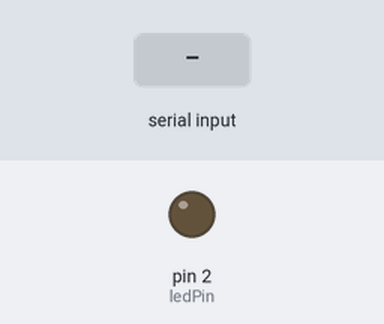
The sketch below on a simulated Arduino Uno, built with avr-gcc and run on an emulated ATmega328P. Parts: output pins drawn as LEDs (lit = HIGH). The test bench sets the inputs (shaded band). What the sketch prints to the serial monitor is not drawn.

Above: at 1.2 s.
1.3 s: "on" received over Serial
At 3.0 s:
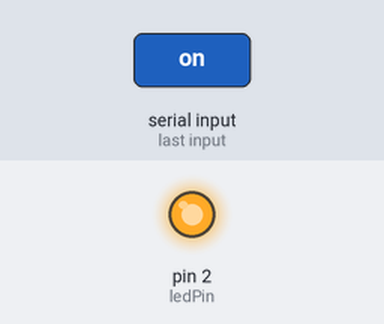
3.8 s: "off" received over Serial
At 6.1 s:
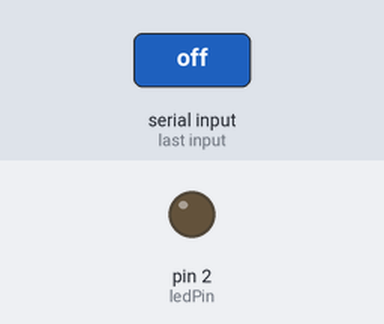
Timing chart, 0 to 7.6 s (numbered marks = the images above; inputs shaded):
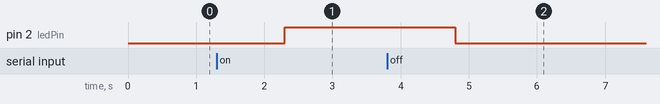

Measured:
- after the input at 1.3 s, pin 2 (ledPin): LOW → HIGH after 1.0 s
- after the input at 3.8 s, pin 2 (ledPin): HIGH → LOW after 1.0 s

The sketch:

SerialMonitor.ino
```cpp
const int ledPin = 2;
String cmd;

void setup() {
  Serial.begin(115200);
  pinMode(ledPin, OUTPUT);
  Serial.println("Hello!");
}

void loop() {
  if(Serial.available()) {
    cmd = Serial.readString();

    if (cmd == "on") {
      digitalWrite(ledPin, HIGH);
    } else if (cmd == "off") {
      digitalWrite(ledPin, LOW);
    }
  }

}
```
